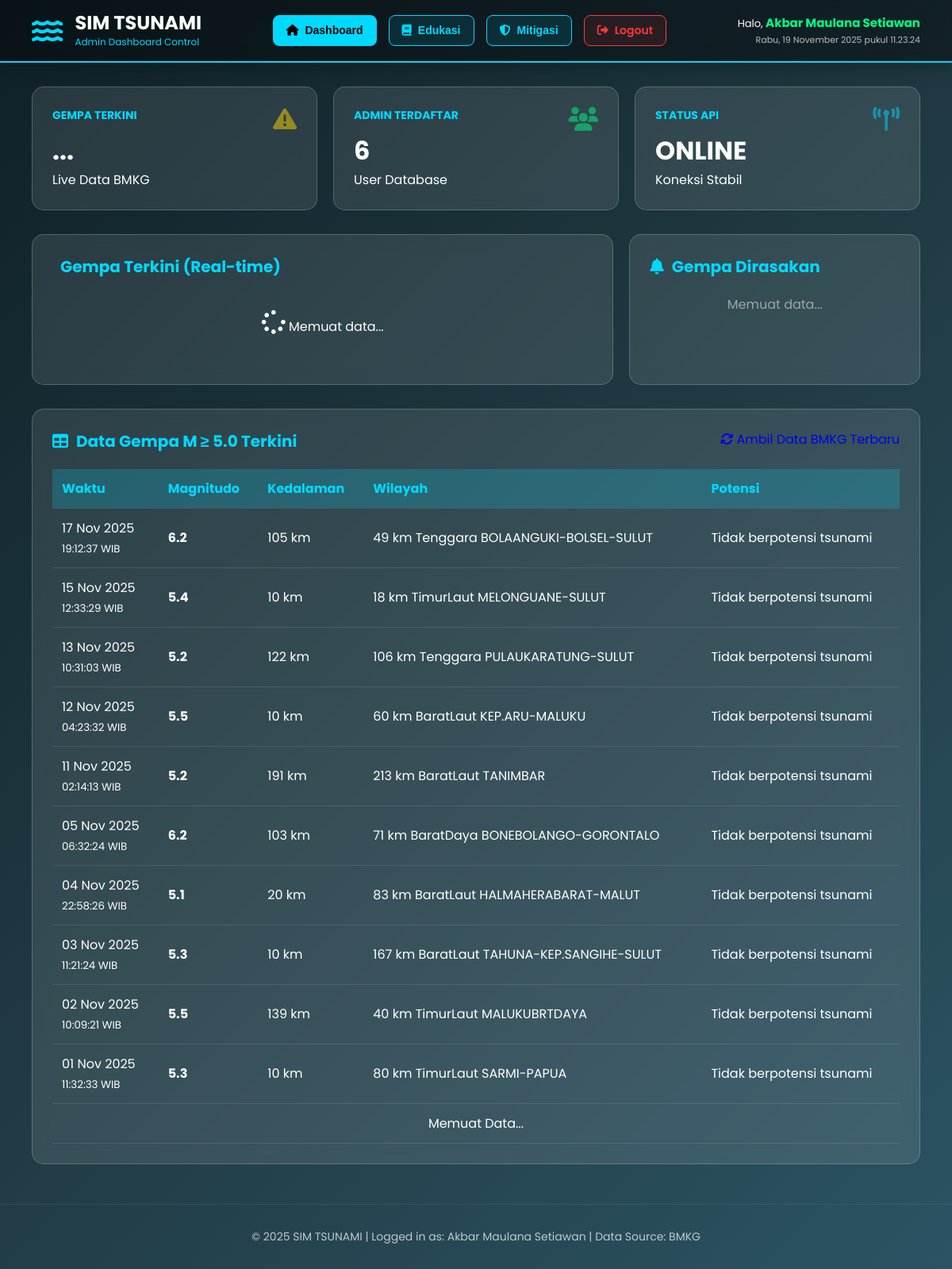
Page /home.php (signed in) on the committed database.
### tables this page shows
CREATE TABLE `data_gempa` (
  `id` int(11) NOT NULL,
  `tanggal_jam` datetime NOT NULL,
  `tanggal_text` varchar(50) DEFAULT NULL,
  `jam_text` varchar(50) DEFAULT NULL,
  `magnitude` varchar(10) DEFAULT NULL,
  `kedalaman` varchar(50) DEFAULT NULL,
  `wilayah` text DEFAULT NULL,
  `lintang` varchar(50) DEFAULT NULL,
  `bujur` varchar(50) DEFAULT NULL,
  `potensi` text DEFAULT NULL,
  `dirasakan` text DEFAULT NULL,
  `shakemap` varchar(255) DEFAULT NULL,
  `created_at` timestamp NOT NULL DEFAULT current_timestamp()
);

### home.php (the view, shortened to what this page needs)
<?php
include 'koneksi.php';
$nama_lengkap   = $_SESSION['nama_lengkap'];
$query_count = mysqli_query($conn, "SELECT COUNT(*) as total FROM admins");
$data_count  = mysqli_fetch_assoc($query_count);
$total_admin = $data_count['total'];
?>
<!DOCTYPE html>
<html lang="id">
<head>
    <link href="https://cdnjs.cloudflare.com/ajax/libs/font-awesome/6.4.0/css/all.min.css" rel="stylesheet">
</head>
<body>
    <div class="header">
        <div class="header-content">
            <div class="logo">
                <i class="fas fa-water"></i>
                <div>
                    <h1>SIM TSUNAMI</h1>
                    <p>Admin Dashboard Control</p>
                </div>
            </div>
            <div class="nav-menu">
                <button class="nav-btn active" onclick="switchPage('dashboard')">
                    <i class="fas fa-home"></i> Dashboard
                </button>
                <button class="nav-btn" onclick="switchPage('education')">
                    <i class="fas fa-book"></i> Edukasi
                </button>
                <button class="nav-btn" onclick="switchPage('mitigation')">
                    <i class="fas fa-shield-alt"></i> Mitigasi
                </button>
                <a href="logout.php" class="nav-btn btn-logout">
                    <i class="fas fa-sign-out-alt"></i> Logout
                </a>
            </div>
            <div class="user-profile">
                <div style="margin-bottom: 2px;">Halo, <strong><?php echo htmlspecialchars($nama_lengkap); ?></strong></div>
                <div style="font-size: 11px; opacity: 0.7;" id="datetime"></div>
            </div>
        </div>
    </div>
    <div class="container">
        <div id="dashboard-page" class="page-section active">
            <div class="stats-grid">
                <div class="stat-card">
                    <i class="fas fa-exclamation-triangle" style="color: #ffd500;"></i>
                    <h3>Gempa Terkini</h3>
                    <div class="value" id="total-gempa">...</div>
                    <div class="change">Live Data BMKG</div>
                </div>
                <div class="stat-card">
                    <i class="fas fa-users" style="color: #00ff88;"></i>
                    <h3>Admin Terdaftar</h3>
                    <div class="value"><?php echo $total_admin; ?></div>
                    <div class="change">User Database</div>
                </div>
                <div class="stat-card">
                    <i class="fas fa-broadcast-tower" style="color: #00d9ff;"></i>
                    <h3>Status API</h3>
                    <div class="value" id="api-status">ONLINE</div>
                    <div class="change">Koneksi Stabil</div>
                </div>
            </div>
            <div class="main-grid">
                <div class="panel">
                    <h2><i class="fas fa-earthquake"></i> Gempa Terkini (Real-time)</h2>
                    <div id="latest-earthquake" style="text-align: center; padding: 20px;">
                        <i class="fas fa-spinner fa-spin" style="font-size: 30px;"></i> Memuat data...
                    </div>
                </div>
                <div class="panel">
                    <h2><i class="fas fa-bell"></i> Gempa Dirasakan</h2>
                    <div id="felt-earthquakes" style="max-height: 400px; overflow-y: auto;">
                        <p style="opacity: 0.5; text-align: center;">Memuat data...</p>
                    </div>
                </div>
            </div>
            <div class="panel">
                <h2><i class="fas fa-table"></i> Data Gempa M ≥ 5.0 Terkini</h2>
                <a href="sync_gempa.php" class="btn" style="float: right; margin-top: -50px; text-decoration:none;">
                    <i class="fas fa-sync-alt"></i> Ambil Data BMKG Terbaru
                </a>
                <div class="data-table">
                    <table>
                        <thead>
                            <tr>
                                <th>Waktu</th>
                                <th>Magnitudo</th>
                                <th>Kedalaman</th>
                                <th>Wilayah</th>
                                <th>Potensi</th>
                            </tr>
                        </thead>
                        <tbody id="earthquake-data">
                            <?php
                            $query_gempa = mysqli_query($conn, "SELECT * FROM data_gempa ORDER BY tanggal_jam DESC LIMIT 10");
                            if (mysqli_num_rows($query_gempa) > 0) {
                                while ($row = mysqli_fetch_assoc($query_gempa)) {
                                    echo "<tr>";
                                    echo "<td>" . $row['tanggal_text'] . "<br><small>" . $row['jam_text'] . "</small></td>";
                                    echo "<td><strong>" . $row['magnitude'] . "</strong></td>";
                                    echo "<td>" . $row['kedalaman'] . "</td>";
                                    echo "<td>" . $row['wilayah'] . "</td>";
                                    echo "<td>" . $row['potensi'] . "</td>";
                                    echo "</tr>";
                                }
                            } else {
                                echo "<tr><td colspan='5' style='text-align:center; padding:20px;'>Belum ada data. Silakan klik tombol 'Ambil Data BMKG Terbaru'.</td></tr>";
                            }
                            ?>
                        </tbody>
                        <tr>
                            <td colspan="5" style="text-align:center">Memuat Data...</td>
                        </tr>
                    </table>
                </div>
            </div>
        </div>
    </div>
    <div class="footer">
        <p>&copy; 2025 SIM TSUNAMI | Logged in as: <?php echo $nama_lengkap; ?> | Data Source: BMKG</p>
    </div>
</body>
</html>

### home.php (style rules this page uses)
* { margin: 0; padding: 0; box-sizing: border-box; }
body { font-family: 'Poppins', sans-serif; background: linear-gradient(135deg, #0f2027 0%, #203a43 50%, #2c5364 100%); color: #fff; min-height: 100vh; }
.header { background: rgba(0, 0, 0, 0.4); backdrop-filter: blur(10px); padding: 15px 40px; box-shadow: 0 4px 20px rgba(0, 0, 0, 0.3); border-bottom: 2px solid #00d9ff; position: sticky; top: 0; z-index: 1000; }
.header-content { display: flex; justify-content: space-between; align-items: center; max-width: 1400px; margin: 0 auto; }
.logo { display: flex; align-items: center; gap: 15px; }
.logo i { font-size: 35px; color: #00d9ff; animation: wave 2s ease-in-out infinite; }
.logo h1 { font-size: 24px; font-weight: 700; line-height: 1.2; }
.logo p { font-size: 12px; color: #00d9ff; margin-top: 0; }
.nav-menu { display: flex; gap: 15px; }
.nav-btn { background: rgba(0, 217, 255, 0.1); color: #00d9ff; border: 1px solid #00d9ff; padding: 8px 16px; border-radius: 8px; cursor: pointer; transition: all 0.3s; font-weight: 600; font-size: 14px; text-decoration: none; display: flex; align-items: center; gap: 8px; }
.nav-btn:hover, .nav-btn.active { background: #00d9ff; color: #000; }
.btn-logout { border-color: #ff3838; color: #ff3838; background: rgba(255, 56, 56, 0.1); }
.user-profile { text-align: right; font-size: 13px; }
.user-profile strong { color: #00ff88; font-size: 15px; }
.container { max-width: 1400px; margin: 30px auto; padding: 0 40px; }
.page-section { display: none; animation: fadeIn 0.5s ease; }
.page-section.active { display: block; }
.stats-grid { display: grid; grid-template-columns: repeat(auto-fit, minmax(250px, 1fr)); gap: 20px; margin-bottom: 30px; }
.stat-card { background: rgba(255, 255, 255, 0.1); backdrop-filter: blur(10px); padding: 25px; border-radius: 15px; border: 1px solid rgba(255, 255, 255, 0.2); transition: transform 0.3s; }
.stat-card h3 { font-size: 14px; color: #00d9ff; text-transform: uppercase; margin-bottom: 10px; }
.stat-card .value { font-size: 32px; font-weight: 700; }
.stat-card i { font-size: 30px; float: right; opacity: 0.5; }
.main-grid { display: grid; grid-template-columns: 2fr 1fr; gap: 20px; margin-bottom: 30px; }
.panel { background: rgba(255, 255, 255, 0.1); backdrop-filter: blur(10px); padding: 25px; border-radius: 15px; border: 1px solid rgba(255, 255, 255, 0.2); }
.panel h2 { font-size: 20px; color: #00d9ff; margin-bottom: 20px; display: flex; align-items: center; gap: 10px; }
.data-table { width: 100%; overflow-x: auto; margin-top: 20px; }
.data-table table { width: 100%; border-collapse: collapse; }
.data-table th, .data-table td { padding: 12px; text-align: left; border-bottom: 1px solid rgba(255, 255, 255, 0.1); }
.data-table th { background: rgba(0, 217, 255, 0.2); color: #00d9ff; }
.footer { text-align: center; padding: 30px; opacity: 0.7; font-size: 14px; margin-top: 50px; border-top: 1px solid rgba(255, 255, 255, 0.1); }

### rows in the picture
data_gempa: tanggal_text "17 Nov 2025", jam_text "19:12:37 WIB", magnitude "6.2", kedalaman "105 km", wilayah "49 km Tenggara BOLAANGUKI-BOLSEL-SULUT", potensi "Tidak berpotensi tsunami"
data_gempa: tanggal_text "15 Nov 2025", jam_text "12:33:29 WIB", magnitude "5.4", kedalaman "10 km", wilayah "18 km TimurLaut MELONGUANE-SULUT", potensi "Tidak berpotensi tsunami"
data_gempa: tanggal_text "13 Nov 2025", jam_text "10:31:03 WIB", magnitude "5.2", kedalaman "122 km", wilayah "106 km Tenggara PULAUKARATUNG-SULUT", potensi "Tidak berpotensi tsunami"
data_gempa: tanggal_text "12 Nov 2025", jam_text "04:23:32 WIB", magnitude "5.5", kedalaman "10 km", wilayah "60 km BaratLaut KEP.ARU-MALUKU", potensi "Tidak berpotensi tsunami"
data_gempa: tanggal_text "11 Nov 2025", jam_text "02:14:13 WIB", magnitude "5.2", kedalaman "191 km", wilayah "213 km BaratLaut TANIMBAR", potensi "Tidak berpotensi tsunami"
data_gempa: tanggal_text "05 Nov 2025", jam_text "06:32:24 WIB", magnitude "6.2", kedalaman "103 km", wilayah "71 km BaratDaya BONEBOLANGO-GORONTALO", potensi "Tidak berpotensi tsunami"
data_gempa: tanggal_text "04 Nov 2025", jam_text "22:58:26 WIB", magnitude "5.1", kedalaman "20 km", wilayah "83 km BaratLaut HALMAHERABARAT-MALUT", potensi "Tidak berpotensi tsunami"
data_gempa: tanggal_text "03 Nov 2025", jam_text "11:21:24 WIB", magnitude "5.3", kedalaman "10 km", wilayah "167 km BaratLaut TAHUNA-KEP.SANGIHE-SULUT", potensi "Tidak berpotensi tsunami"
data_gempa: tanggal_text "02 Nov 2025", jam_text "10:09:21 WIB", magnitude "5.5", kedalaman "139 km", wilayah "40 km TimurLaut MALUKUBRTDAYA", potensi "Tidak berpotensi tsunami"
data_gempa: tanggal_text "01 Nov 2025", jam_text "11:32:33 WIB", magnitude "5.3", kedalaman "10 km", wilayah "80 km TimurLaut SARMI-PAPUA", potensi "Tidak berpotensi tsunami"

### other values in the picture
$nama_lengkap "Akbar Maulana Setiawan"
$total_admin "6"
